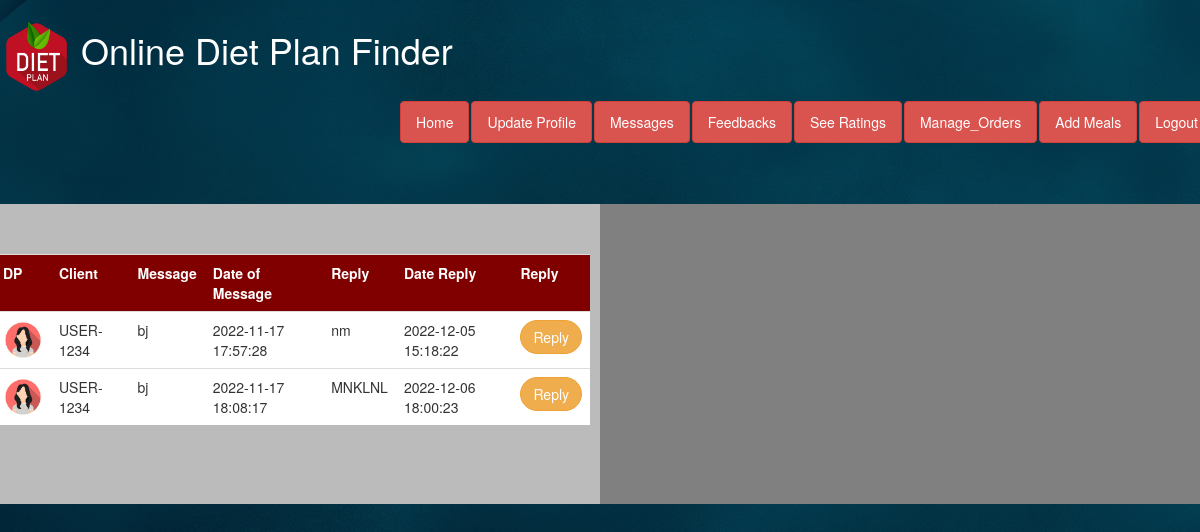
The page /n_messages.php (signed in) on the database its author committed.
### tables this page shows
CREATE TABLE IF NOT EXISTS `messages` (
  `SID` int(11) NOT NULL AUTO_INCREMENT,
  `sender_ID` int(11) NOT NULL,
  `message` varchar(500) NOT NULL,
  `reply` varchar(500) DEFAULT NULL,
  `date_message` datetime NOT NULL,
  `date_reply` datetime DEFAULT NULL,
  `reciever_ID` int(11) NOT NULL,
  PRIMARY KEY (`SID`)
);

CREATE TABLE IF NOT EXISTS `user` (
  `UID` int(11) NOT NULL AUTO_INCREMENT,
  `name` varchar(20) NOT NULL,
  `username` varchar(100) NOT NULL,
  `phone` varchar(13) NOT NULL,
  `email` varchar(50) NOT NULL,
  `password` varchar(20) NOT NULL,
  `type` varchar(30) NOT NULL,
  `status` varchar(30) NOT NULL,
  `pic` varchar(500) DEFAULT NULL,
  `intro` varchar(1000) DEFAULT NULL,
  `qualification` varchar(200) DEFAULT NULL,
  `experience` varchar(400) DEFAULT NULL,
  PRIMARY KEY (`UID`)
);

### n_messages.php (the view, shortened to what this page needs)
 <!DOCTYPE html>
<html lang="en">
  <head>
    <link rel="stylesheet" href="https://cdnjs.cloudflare.com/ajax/libs/font-awesome/4.7.0/css/font-awesome.min.css">
    <link href="css/bootstrap.min.css" rel="stylesheet">
<link rel="stylesheet" href="https://maxcdn.bootstrapcdn.com/bootstrap/3.4.1/css/bootstrap.min.css">
  </head>
  <body  >
  <div class="navbar" style="background-color: url(img/baC.jpg)"  >
     <header><b><a href="nutritionist.php"> <h1 style="color:white" ><img src="img/logo1.png" width="70px" height="70px"> Online Diet Plan Finder</h1></a></header>
                     <ul class="nav nav-pills navbar-right">
                     <li><a style="color:white" class="btn btn-danger" href="nutritionist.php" >Home</a></li>
                                                      <li><a style="color:white" class="btn btn-danger" href="update_nutritionist.php" >Update Profile</a></li>
                                                      <li><a style="color:white" class="btn btn-danger" href="n_messages.php" >Messages</a></li>
                                                      <li><a style="color:white" class="btn btn-danger" href="n_feedbacks.php" >Feedbacks</a></li>
                                                      <li><a style="color:white" class="btn btn-danger" href="view_ratings.php" >See Ratings</a></li>
                                                        <li><a style="color:white" class="btn btn-danger" href="manage_orders.php" >Manage_Orders</a></li>
                                                        <li><a style="color:white" class="btn btn-danger" href="Add_meals.php" >Add Meals</a></li>
                                                    <li><a href="logout.php" style="color:white" class="btn btn-danger" style="color:white" >Logout</a></li>
                            </ul>
        </div>
 <span style="background-image: url(img/baC.jpg)">
 <br><br>
	<div class="row">
  <div class="column" style="background-color:#bbb;">
  <section class="hero-section set-bg" data-setbg="img/head.jpg">
  <br><Br>
<table class="table">
 <tr>
 <th>
DP
</th>
 <th>
Client
</th>
<th>
Message
</th>
<th>
Date of Message
</th>
<th>
Reply
</th>
<th>
Date Reply
</th>
<th>
Reply
</th>
</tr>
<?php
$UID=$_SESSION['UID'];
$conn=mysqli_connect('localhost','root','','diet');
$sql="select * from messages where reciever_ID=$UID";
$result=mysqli_query($conn,$sql);
$num=mysqli_num_rows($result);
if($num>0){
while($row=mysqli_fetch_assoc($result)){
 $SID=$row['SID'];
 $sender_id=$row['sender_ID'];
 $message=$row['message'];
 $reply=$row['reply'];
 $date_message=$row['date_message'];
 $date_reply=$row['date_reply'];
?>
 <?php
 $user="select * from user  where UID='$sender_id';";
$res=mysqli_query($conn,$user);
$r=mysqli_fetch_assoc($res);
@$nameclient=$r['username'];
?>
<?php
echo "<tr>";
echo "<td><img src='img/1000_F_116244459_pywR1e0T3H7FPk3LTMjG6jsL3UchDpht.jpg' height='40px' width='40px' style='border-radius:90px'></td>";
echo "<td> $nameclient </td>";
echo "<td> $message </td>";
echo "<td> $date_message </td>";
echo "<td> $reply </td>";
echo "<td> $date_reply </td>";
echo "<td><a href='n_messages.php?send=$sender_id&&mid=$SID' class='btn btn-warning' style='border-radius:20px'>Reply</a></td>";
echo "</tr>";
?>
<?php }
}?>
</table>
  </div>
  <div class="column" style="background-color:grey;">
</div>
</div>
</body>
</html>

### n_messages.php (style rules this page uses)
* { box-sizing: border-box; }
.column { float: left; width: 50%; padding: 10px; height: 300px; }
.row:after { content: ""; display: table; clear: both; }
body { background-image: url(img/baC.jpg); }
td { background-color:white; }
th { background-color:maroon; color:white; }

### rows shown on the page
messages: user.username "USER-1234", message "bj", date_message "2022-11-17 17:57:28", reply "nm", date_reply "2022-12-05 15:18:22"
messages: user.username "USER-1234", message "bj", date_message "2022-11-17 18:08:17", reply "MNKLNL", date_reply "2022-12-06 18:00:23"
